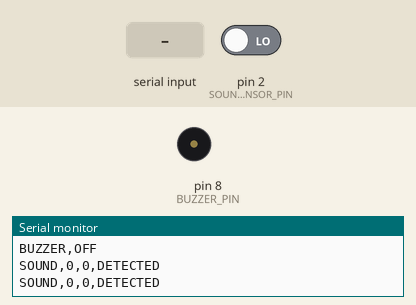
This sketch was run on a simulated Arduino Uno, built with avr-gcc and run on an emulated ATmega328P. Shown: buzzer (waves = sounding, pin HIGH), the last lines printed to the serial monitor. The inputs (shaded band) are chosen by the test bench; at power-on: pin 2 (SOUND_SENSOR_PIN) LOW.

Above: at 1.2 s.
1.3 s: "BUZZER_ON\n" received over Serial
At 2.5 s:
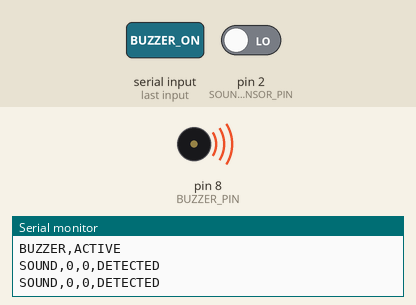
2.8 s: pin 2 (SOUND_SENSOR_PIN) driven HIGH
Timing chart, 0 to 7.8 s (numbered marks = the images above; inputs shaded):
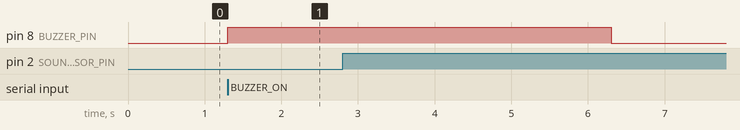

Measured:
- after the input at 1.3 s, pin 8 (BUZZER_PIN): LOW → HIGH at once

The sketch:

bird_guard_ai.ino
```cpp
#include <string.h>

#define SOUND_SENSOR_PIN 2
#define BUZZER_PIN 8

// Most LM393-based digital sound modules assert LOW when their threshold trips.
// Change this to HIGH if your module has the opposite polarity.
#define SOUND_ACTIVE_LEVEL LOW

// Keep at 0 for an active buzzer; set to 1 for a passive piezo transducer.
#define BUZZER_USE_TONE 0
#define BUZZER_TONE_HZ 2000
#define BUZZER_ACTIVE_LEVEL HIGH
#define BUZZER_MAX_ON_MS 5000UL
#define SENSOR_REPORT_INTERVAL_MS 500UL

char serialBuffer[32];
size_t serialBufferLength = 0;
bool buzzerActive = false;
unsigned long buzzerStartedAt = 0;
unsigned long lastSensorReportAt = 0;

void setBuzzer(bool enabled) {
  buzzerActive = enabled;

#if BUZZER_USE_TONE
  if (enabled) {
    tone(BUZZER_PIN, BUZZER_TONE_HZ);
  } else {
    noTone(BUZZER_PIN);
    digitalWrite(BUZZER_PIN, LOW);
  }
#else
  digitalWrite(
    BUZZER_PIN,
    enabled ? BUZZER_ACTIVE_LEVEL : (BUZZER_ACTIVE_LEVEL == HIGH ? LOW : HIGH)
  );
#endif

  if (enabled) {
    buzzerStartedAt = millis();
    Serial.println("BUZZER,ACTIVE");
  } else {
    Serial.println("BUZZER,OFF");
  }
}

void handleCommand(const char *command) {
  if (strcmp(command, "BUZZER_ON") == 0) {
    setBuzzer(true);
  } else if (strcmp(command, "BUZZER_OFF") == 0) {
    setBuzzer(false);
  }
}

void readSerialCommands() {
  while (Serial.available() > 0) {
    const char incoming = static_cast<char>(Serial.read());

    if (incoming == '\n') {
      serialBuffer[serialBufferLength] = '\0';
      handleCommand(serialBuffer);
      serialBufferLength = 0;
    } else if (incoming != '\r') {
      if (serialBufferLength < sizeof(serialBuffer) - 1) {
        serialBuffer[serialBufferLength++] = incoming;
      } else {
        serialBufferLength = 0;
      }
    }
  }
}

void reportSoundSensor() {
  const int rawValue = digitalRead(SOUND_SENSOR_PIN);
  const bool detected = rawValue == SOUND_ACTIVE_LEVEL;
  const int activeLevel = SOUND_ACTIVE_LEVEL == HIGH ? 1 : 0;

  Serial.print("SOUND,");
  Serial.print(rawValue);
  Serial.print(",");
  Serial.print(activeLevel);
  Serial.print(",");
  Serial.println(detected ? "DETECTED" : "QUIET");
}

void setup() {
  pinMode(SOUND_SENSOR_PIN, INPUT);
  pinMode(BUZZER_PIN, OUTPUT);
  digitalWrite(BUZZER_PIN, LOW);
  Serial.begin(115200);
  setBuzzer(false);
}

void loop() {
  readSerialCommands();

  const unsigned long now = millis();
  if (buzzerActive && now - buzzerStartedAt >= BUZZER_MAX_ON_MS) {
    setBuzzer(false);
  }

  if (now - lastSensorReportAt >= SENSOR_REPORT_INTERVAL_MS) {
    lastSensorReportAt = now;
    reportSoundSensor();
  }
}
```
